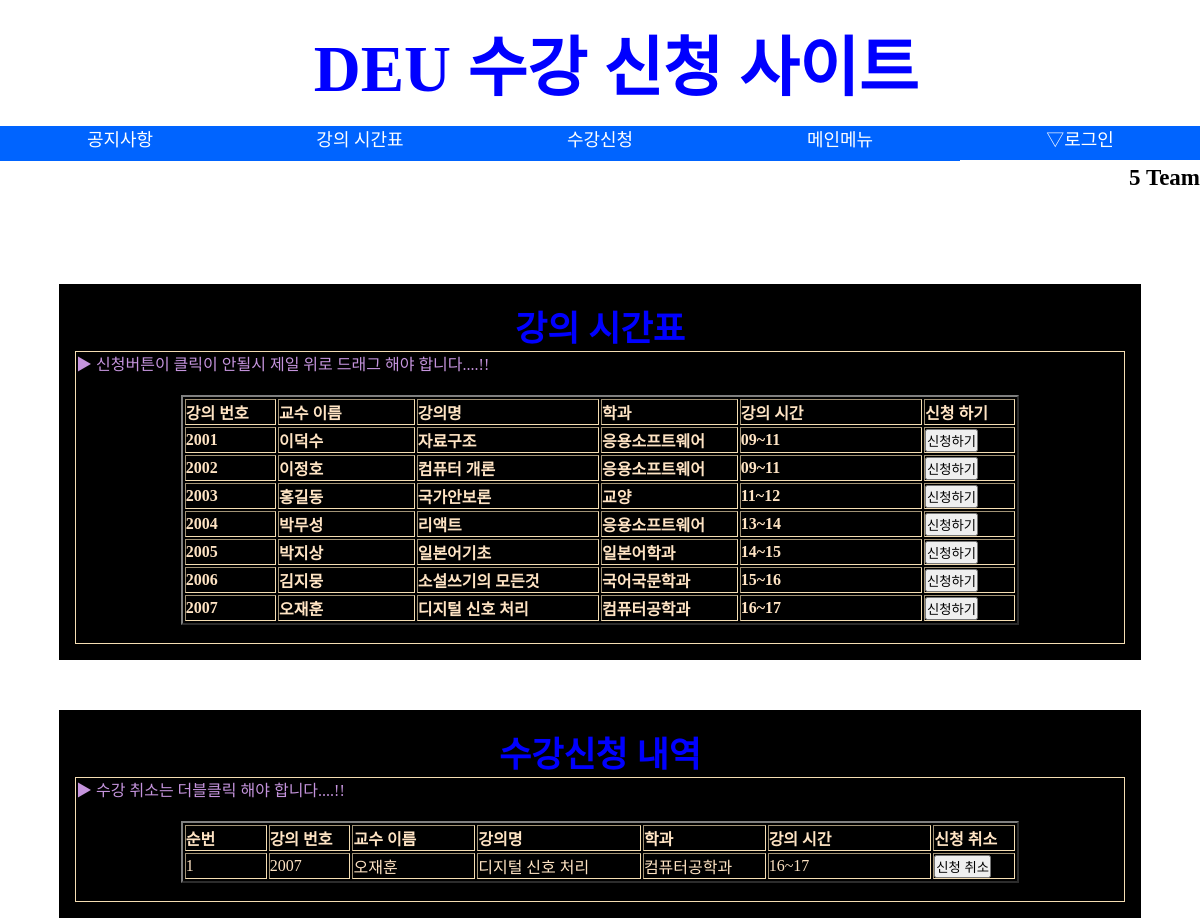
Page /enrolment.php on the committed database.
### tables this page shows
CREATE TABLE `lecture_tbl` (
  `lecture_no` int(11) NOT NULL AUTO_INCREMENT,
  `professor` varchar(12) NOT NULL,
  `lecture_name` varchar(20) NOT NULL,
  `type` varchar(15) NOT NULL,
  `lecture_time` varchar(12) DEFAULT NULL,
  PRIMARY KEY (`lecture_no`)
);

CREATE TABLE `time_tbl` (
  `no` int(11) NOT NULL,
  `lecture_no` int(11) NOT NULL,
  `lecture_time` varchar(12) NOT NULL
);

### enrolment.php (the view, shortened to what this page needs)
<?php
include "../5team/session.php";
?>
<html>
    <head>
    </head>
    <body>
            <h1 id="one"  style="font-size: 65px" >
                DEU 수강 신청 사이트
            </h1>
            <h2 id="name">
                5 Team
            </h2>
            <div class="lisub asub">
            <ul class="menu">
                <li>
                <a href="Notice.php">공지사항</a>
                </li>
                <li>
                <a href="Siganpyo.php">강의 시간표</a>
                </li>
                <li>
                <a href="enrolment.php">수강신청</a>
                </li>
                <li>
                <a href="main.php">메인메뉴</a>
                </li>
                <li>
                <a>▽로그인</a>
                </li>
            </ul>
<div id="listf" style="text-align: center;">
    <h2 id="colf">강의 시간표</h2>
    <div class="tabel">
        <table border="2" style="width: 80%; margin: 0 auto;">
    <p style="color: rgb(197, 148, 221);">▶ 신청버튼이 클릭이 안될시 제일 위로 드래그 해야 합니다....!!</p>
    <br>
            <tr class="tabel">
                <th style="width: 10%;"><b> 강의 번호 </b></th>
                <th style="width: 15%;"><b>교수 이름</b></th>
                <th style="width: 20%;"><b>강의명</b></th>
                <th style="width: 15%;"><b>학과</b></th>
                <th style="width: 20%;"><b>강의 시간</b></th>
                <th style="width: 10%;"><b>신청 하기</b></th>
            </tr>
            <?php
            $sqlA = "select * from lecture_tbl";
            $result = mysqli_query($connect, $sqlA);
            $count = mysqli_num_fields($result);
                    while ($rows = mysqli_fetch_row($result)) {
                        echo "<tr class='tabel'>";
                        for ($a = 0; $a < $count; $a++) {
                            echo "<td><b>$rows[$a]</b></td>";
                        }
                        echo "<td>
                                <form method='post' action='" . $_SERVER['PHP_SELF'] . "'>
                                    <input type='hidden' name='applied_lecture_no' value='$rows[0]'>
                                    <input type='hidden' name='applied_lecture_time' value='$rows[4]'>
                                    <input type='submit' name='apply_button' value='신청하기'>
                                </form>
                              </td>";
                        echo "</tr>";
                    }
                    ?>
                </table>
        <br>
    </div>
</div>
<div id="back" style="text-align: center;">
    <h2 id="colf">수강신청 내역</h2>
    <div class="tabel">
    <p style="color: rgb(197, 148, 221);">▶ 수강 취소는 더블클릭 해야 합니다....!!</p>
        <br>
        <table border="2" style="width: 80%; margin: 0 auto;">
            <tr class="tabel">
            <th style="width: 10%;"><b> 순번 </b></th>
            <th style="width: 10%;"><b> 강의 번호 </b></th>
                <th style="width: 15%;"><b>교수 이름</b></th>
                <th style="width: 20%;"><b>강의명</b></th>
                <th style="width: 15%;"><b>학과</b></th>
                <th style="width: 20%;"><b>강의 시간</b></th>
                <th style="width: 10%;"><b>신청 취소</b></th>
            </tr>
            <?php
            $count = 1;
            $now_id = $_SESSION['ses_userid'];
            $check_student_no = "select no from student_tbl where userid = '$now_id'";
            $check_student_no_result = mysqli_query($connect, $check_student_no);
            $no_row = mysqli_fetch_row($check_student_no_result);
            $no = $no_row[0];
            $sql_lt = "SELECT * FROM  time_tbl INNER JOIN lecture_tbl ON time_tbl.lecture_no = lecture_tbl.lecture_no WHERE no = '$no'";
            $result_lt = mysqli_query($connect, $sql_lt);
            while ($row = mysqli_fetch_assoc($result_lt)) {
                $id = $row['lecture_no'];
                $professor = $row['professor'];
                $lectureName = $row['lecture_name'];
                $department = $row['type'];
                $lectureTime = $row['lecture_time'];
                echo "<tr class='tabel'>";
                echo "<td>$count</td>";
                echo "<td>$id</td>";
                echo "<td>$professor</td>";
                echo "<td>$lectureName</td>";
                echo "<td>$department</td>";
                echo "<td>$lectureTime</td>";
                echo "<td>
                        <form method='post' action='" . $_SERVER['PHP_SELF'] . "'>
                            <input type='hidden' name='cancel_lecture_no' value='$id'>
                            <input type='submit' name='cancel_button' value='신청 취소'>
                        </form>
                      </td>";
                echo "</tr>";
                $count++;
            }
            ?>
        </table>
        <br>
    </div>
</div>
    </div>
    </body>
</html>

### enrolment.php (style rules this page uses)
* { padding:0;margin:0 }
body { background-color: rgb(255,255,255); background-image: url('Wallpapers/bye2.jpg'), url('Wallpapers/bye2.jpg'); top: 500px; background-size: 100%; background-repeat: no-repeat; background-attachment: fixed; background-position: 0px 20%; }
h1 { color:blue; text-align: center; }
h2 { font-size: 35px; }
#one { background-color:rgb(255, 255, 255); width:100%; padding:15px; margin:0 auto; border:1px solid rgba(0, 0, 0, 0); top: 0; left: 0px; z-index: 60; position: fixed; }
#name { color:rgb(0, 0, 0); font-size: 23px; float:right; z-index: 700; margin-top: 165px; }
#listf { background-color:rgba(255, 255, 255, 0); padding:15px; margin:0 auto; top: 400px; right: 100px; z-index: 10; position: fixed; width: 1550px; }
#back { background-color:rgb(0, 0, 0); padding:15px; border:1px solid black; top: 310px; left: 0px; position: relative; z-index: 10; margin: 0 auto; width: 1050px; }
#listf { background-color:rgb(0, 0, 0); padding:15px; margin:0 auto; border:1px solid black; top: 260px; left: 0px; position: relative; z-index: 10; margin: 0 auto; width: 1050px; }
.tabel { color: bisque; border:1px solid wheat; text-align: left; }
p { line-height:25px; }
#colf { color:blue; }
.lisub li { list-style:none }
.asub a { text-decoration:none;font-size:18px }
.menu { width: 100%; height: 210px; margin: 0 auto; line-height: 210px; overflow: hidden; margin: 10px auto; position: fixed; z-index: 50; top: 110px; }
.menu > li { width: 20%; float: left; text-align: center; line-height: 40px; background-color: rgb(0, 100, 255); }
.menu a { color: #fff; }

### rows in the picture
lecture_tbl: lecture_no "2001", professor "이덕수", lecture_name "자료구조", type "응용소프트웨어", lecture_time "09~11"
lecture_tbl: lecture_no "2002", professor "이정호", lecture_name "컴퓨터 개론", type "응용소프트웨어", lecture_time "09~11"
lecture_tbl: lecture_no "2003", professor "홍길동", lecture_name "국가안보론", type "교양", lecture_time "11~12"
lecture_tbl: lecture_no "2004", professor "박무성", lecture_name "리액트", type "응용소프트웨어", lecture_time "13~14"
lecture_tbl: lecture_no "2005", professor "박지상", lecture_name "일본어기초", type "일본어학과", lecture_time "14~15"
lecture_tbl: lecture_no "2006", professor "김지뭉", lecture_name "소설쓰기의 모든것", type "국어국문학과", lecture_time "15~16"
lecture_tbl: lecture_no "2007", professor "오재훈", lecture_name "디지털 신호 처리", type "컴퓨터공학과", lecture_time "16~17"
time_tbl: lecture_tbl.lecture_no "2007", lecture_tbl.professor "오재훈", lecture_tbl.lecture_name "디지털 신호 처리", lecture_tbl.type "컴퓨터공학과", lecture_tbl.lecture_time "16~17"
